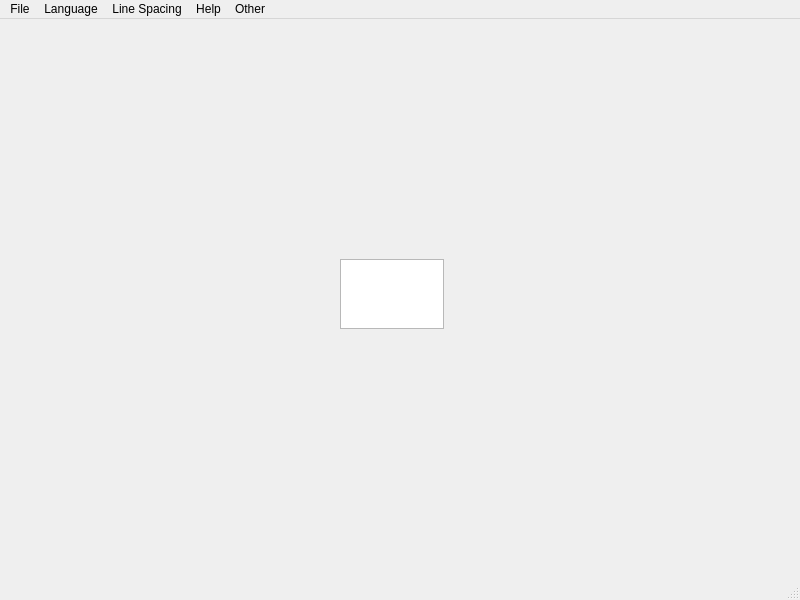
<?xml version="1.0" encoding="UTF-8"?>
<ui version="4.0">
 <class>MainWindow</class>
 <widget class="QMainWindow" name="MainWindow">
  <property name="geometry">
   <rect>
    <x>0</x>
    <y>0</y>
    <width>800</width>
    <height>600</height>
   </rect>
  </property>
  <property name="windowTitle">
   <string/>
  </property>
  <widget class="QWidget" name="centralwidget">
   <widget class="QTextEdit" name="textEdit">
    <property name="geometry">
     <rect>
      <x>340</x>
      <y>240</y>
      <width>104</width>
      <height>70</height>
     </rect>
    </property>
    <property name="font">
     <font>
      <family>Consolas</family>
      <pointsize>12</pointsize>
      <bold>false</bold>
     </font>
    </property>
    <property name="styleSheet">
     <string notr="true"/>
    </property>
    <property name="lineWrapMode">
     <enum>QTextEdit::LineWrapMode::NoWrap</enum>
    </property>
   </widget>
  </widget>
  <widget class="QMenuBar" name="menubar">
   <property name="geometry">
    <rect>
     <x>0</x>
     <y>0</y>
     <width>800</width>
     <height>21</height>
    </rect>
   </property>
   <widget class="QMenu" name="menuFile">
    <property name="title">
     <string>File</string>
    </property>
    <addaction name="actionOpen"/>
    <addaction name="actionSave"/>
    <addaction name="actionSave_as"/>
    <addaction name="separator"/>
    <addaction name="actionExit"/>
   </widget>
   <widget class="QMenu" name="menuLanguage">
    <property name="title">
     <string>Language</string>
    </property>
    <addaction name="actionAttribulator"/>
    <addaction name="actionBinary"/>
   </widget>
   <widget class="QMenu" name="menuHelp">
    <property name="title">
     <string>Help</string>
    </property>
    <addaction name="actionAbout"/>
    <addaction name="actionSupport"/>
   </widget>
   <widget class="QMenu" name="menuLine_Spacing">
    <property name="title">
     <string>Line Spacing</string>
    </property>
    <addaction name="actionIncrease"/>
    <addaction name="actionDecrease"/>
    <addaction name="actionSet_Spacing"/>
   </widget>
   <widget class="QMenu" name="menuOther">
    <property name="title">
     <string>Other</string>
    </property>
    <widget class="QMenu" name="menuTask_Killer">
     <property name="title">
      <string>Task Killer</string>
     </property>
     <addaction name="actionSpeedDotExe"/>
     <addaction name="actionNFSCDotExe"/>
     <addaction name="actionProstreet"/>
     <addaction name="actionNFSDotExe"/>
    </widget>
    <addaction name="menuTask_Killer"/>
   </widget>
   <addaction name="menuFile"/>
   <addaction name="menuLanguage"/>
   <addaction name="menuLine_Spacing"/>
   <addaction name="menuHelp"/>
   <addaction name="menuOther"/>
  </widget>
  <widget class="QStatusBar" name="statusbar"/>
  <action name="actionOpen">
   <property name="icon">
    <iconset theme="QIcon::ThemeIcon::DocumentOpen"/>
   </property>
   <property name="text">
    <string>Open</string>
   </property>
  </action>
  <action name="actionSave">
   <property name="icon">
    <iconset theme="QIcon::ThemeIcon::DocumentSave"/>
   </property>
   <property name="text">
    <string>Save</string>
   </property>
  </action>
  <action name="actionSave_as">
   <property name="icon">
    <iconset theme="QIcon::ThemeIcon::DocumentSaveAs"/>
   </property>
   <property name="text">
    <string>Save as</string>
   </property>
  </action>
  <action name="actionAttribulator">
   <property name="icon">
    <iconset resource="../resources/resources.qrc">
     <normaloff>:/icons/ogvilogo.png</normaloff>:/icons/ogvilogo.png</iconset>
   </property>
   <property name="text">
    <string>Attribulator</string>
   </property>
  </action>
  <action name="actionBinary">
   <property name="icon">
    <iconset resource="../resources/resources.qrc">
     <normaloff>:/icons/binarylogo.png</normaloff>:/icons/binarylogo.png</iconset>
   </property>
   <property name="text">
    <string>Binary</string>
   </property>
  </action>
  <action name="actionExit">
   <property name="icon">
    <iconset theme="QIcon::ThemeIcon::ApplicationExit"/>
   </property>
   <property name="text">
    <string>Exit</string>
   </property>
  </action>
  <action name="actionAbout">
   <property name="icon">
    <iconset theme="QIcon::ThemeIcon::HelpAbout"/>
   </property>
   <property name="text">
    <string>About</string>
   </property>
  </action>
  <action name="actionSupport">
   <property name="icon">
    <iconset theme="QIcon::ThemeIcon::HelpFaq"/>
   </property>
   <property name="text">
    <string>Support</string>
   </property>
  </action>
  <action name="actionIncrease">
   <property name="icon">
    <iconset theme="QIcon::ThemeIcon::ListAdd"/>
   </property>
   <property name="text">
    <string>Increase</string>
   </property>
  </action>
  <action name="actionDecrease">
   <property name="icon">
    <iconset theme="QIcon::ThemeIcon::ListRemove"/>
   </property>
   <property name="text">
    <string>Decrease</string>
   </property>
  </action>
  <action name="actionSet_Spacing">
   <property name="text">
    <string>Set Spacing</string>
   </property>
  </action>
  <action name="actionRun">
   <property name="text">
    <string>Run</string>
   </property>
  </action>
  <action name="actionSpeedDotExe">
   <property name="text">
    <string>speed.exe (MW05)</string>
   </property>
  </action>
  <action name="actionNFSCDotExe">
   <property name="text">
    <string>NFSC.exe (Carbon)</string>
   </property>
  </action>
  <action name="actionProstreet">
   <property name="text">
    <string>Prostreet</string>
   </property>
  </action>
  <action name="actionNFSDotExe">
   <property name="text">
    <string>nfs.exe (Undercover)</string>
   </property>
  </action>
 </widget>
 <resources>
  <include location="../resources/resources.qrc"/>
 </resources>
 <connections/>
</ui>
